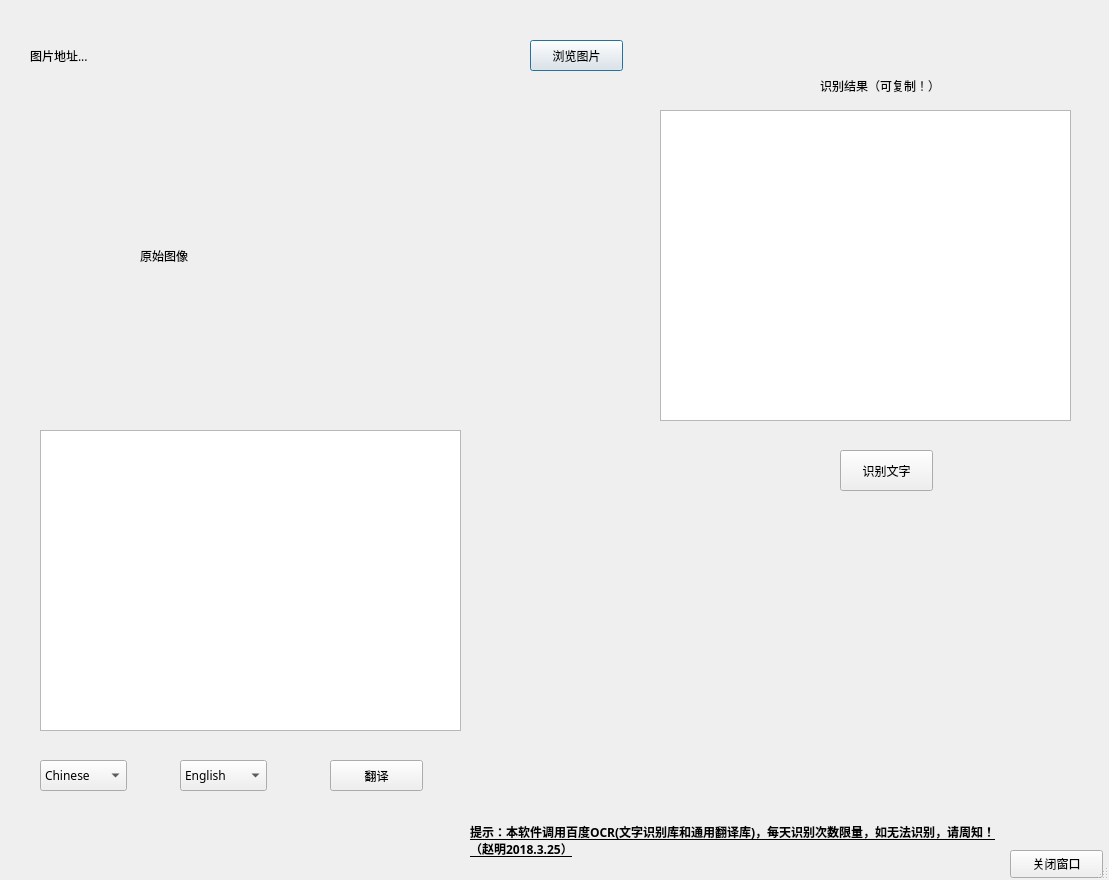
<?xml version="1.0" encoding="UTF-8"?>
<ui version="4.0">
 <class>Dialog</class>
 <widget class="QDialog" name="Dialog">
  <property name="geometry">
   <rect>
    <x>0</x>
    <y>0</y>
    <width>1109</width>
    <height>880</height>
   </rect>
  </property>
  <property name="font">
   <font>
    <family>宋体</family>
    <weight>50</weight>
    <bold>false</bold>
    <underline>false</underline>
   </font>
  </property>
  <property name="windowTitle">
   <string>Dialog</string>
  </property>
  <property name="styleSheet">
   <string notr="true">backgrouong_color:rgqconicalgradient(cx:0.5, cy:0.5, angle:0, stop:0 rgba(255, 255, 255, 255), stop:0.373979 rgba(255, 255, 255, 255), stop:0.373991 rgba(33, 30, 255, 255), stop:0.624018 rgba(33, 30, 255, 255), stop:0.624043 rgba(255, 0, 0, 255), stop:1 rgba(255, 0, 0, 255))rgb(255, 255, 255)b(255, 255, 255)
</string>
  </property>
  <property name="sizeGripEnabled">
   <bool>true</bool>
  </property>
  <widget class="QPushButton" name="Button_bro">
   <property name="geometry">
    <rect>
     <x>530</x>
     <y>40</y>
     <width>93</width>
     <height>31</height>
    </rect>
   </property>
   <property name="text">
    <string>浏览图片</string>
   </property>
  </widget>
  <widget class="QPushButton" name="Button_close">
   <property name="geometry">
    <rect>
     <x>1010</x>
     <y>850</y>
     <width>93</width>
     <height>28</height>
    </rect>
   </property>
   <property name="text">
    <string>关闭窗口</string>
   </property>
  </widget>
  <widget class="QLabel" name="label_picAdr">
   <property name="geometry">
    <rect>
     <x>30</x>
     <y>10</y>
     <width>451</width>
     <height>91</height>
    </rect>
   </property>
   <property name="text">
    <string>图片地址...</string>
   </property>
  </widget>
  <widget class="QPushButton" name="pushButton_recognize">
   <property name="geometry">
    <rect>
     <x>840</x>
     <y>450</y>
     <width>93</width>
     <height>41</height>
    </rect>
   </property>
   <property name="text">
    <string>识别文字</string>
   </property>
  </widget>
  <widget class="QLabel" name="label_img">
   <property name="enabled">
    <bool>true</bool>
   </property>
   <property name="geometry">
    <rect>
     <x>140</x>
     <y>110</y>
     <width>371</width>
     <height>291</height>
    </rect>
   </property>
   <property name="text">
    <string>原始图像</string>
   </property>
  </widget>
  <widget class="QTextEdit" name="textEdit_text">
   <property name="geometry">
    <rect>
     <x>660</x>
     <y>110</y>
     <width>411</width>
     <height>311</height>
    </rect>
   </property>
  </widget>
  <widget class="QLabel" name="label">
   <property name="geometry">
    <rect>
     <x>820</x>
     <y>70</y>
     <width>151</width>
     <height>31</height>
    </rect>
   </property>
   <property name="text">
    <string>识别结果（可复制！）</string>
   </property>
  </widget>
  <widget class="QLabel" name="label_2">
   <property name="geometry">
    <rect>
     <x>470</x>
     <y>810</y>
     <width>531</width>
     <height>61</height>
    </rect>
   </property>
   <property name="font">
    <font>
     <family>微软雅黑</family>
     <weight>75</weight>
     <bold>true</bold>
     <underline>true</underline>
    </font>
   </property>
   <property name="styleSheet">
    <string notr="true">background_color:rgb(255, 0, 0)</string>
   </property>
   <property name="text">
    <string>提示：本软件调用百度OCR(文字识别库和通用翻译库)，每天识别次数限量，如无法识别，请周知！（赵明2018.3.25）</string>
   </property>
   <property name="wordWrap">
    <bool>true</bool>
   </property>
  </widget>
  <widget class="QPushButton" name="pushButton_translate">
   <property name="geometry">
    <rect>
     <x>330</x>
     <y>760</y>
     <width>93</width>
     <height>31</height>
    </rect>
   </property>
   <property name="text">
    <string>翻译</string>
   </property>
  </widget>
  <widget class="QComboBox" name="comboBox_chooseLanguage">
   <property name="geometry">
    <rect>
     <x>180</x>
     <y>760</y>
     <width>87</width>
     <height>31</height>
    </rect>
   </property>
   <item>
    <property name="text">
     <string>English</string>
    </property>
   </item>
  </widget>
  <widget class="QTextEdit" name="textEdit_translateLanguage">
   <property name="geometry">
    <rect>
     <x>40</x>
     <y>430</y>
     <width>421</width>
     <height>301</height>
    </rect>
   </property>
  </widget>
  <widget class="QComboBox" name="comboBox_fromLang">
   <property name="geometry">
    <rect>
     <x>40</x>
     <y>760</y>
     <width>87</width>
     <height>31</height>
    </rect>
   </property>
   <item>
    <property name="text">
     <string>Chinese</string>
    </property>
   </item>
  </widget>
 </widget>
 <resources/>
 <connections>
  <connection>
   <sender>Button_close</sender>
   <signal>clicked()</signal>
   <receiver>Dialog</receiver>
   <slot>close()</slot>
   <hints>
    <hint type="sourcelabel">
     <x>234</x>
     <y>439</y>
    </hint>
    <hint type="destinationlabel">
     <x>360</x>
     <y>505</y>
    </hint>
   </hints>
  </connection>
 </connections>
</ui>
